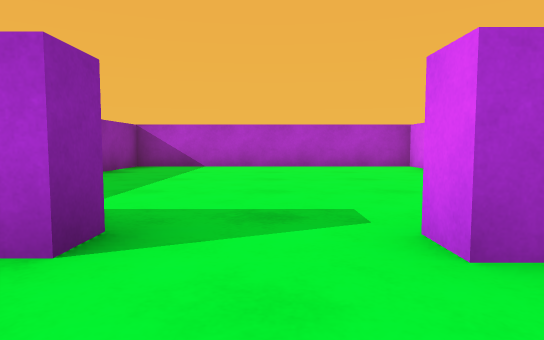
view 1 (above)

18 first-person views from a walk through a 3-D level made in the Unity game engine. The camera is 0.51 m above the floor, tilts 4° down and sees 75° across. The floor is counted in squares, 1 m on a side. Each view is taken from the middle of a square. On the plan, view 1 faces up. The plan holds only what a view shows up to about 9 squares ahead; the rest is blank.

view 2
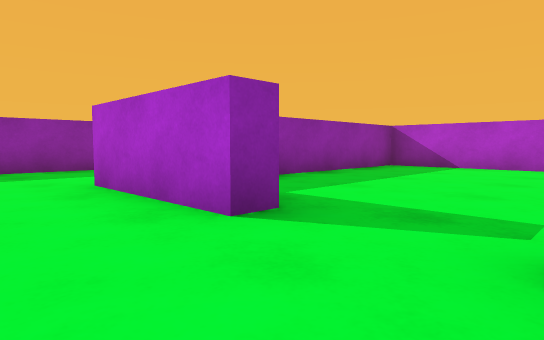

view 3
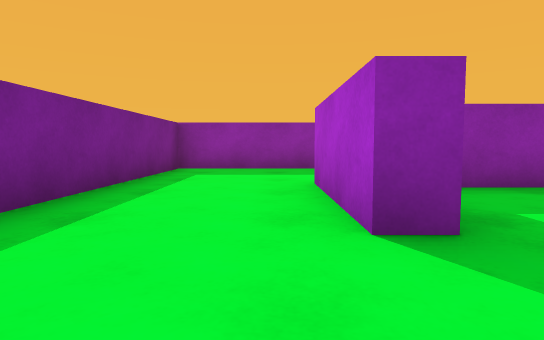

view 4
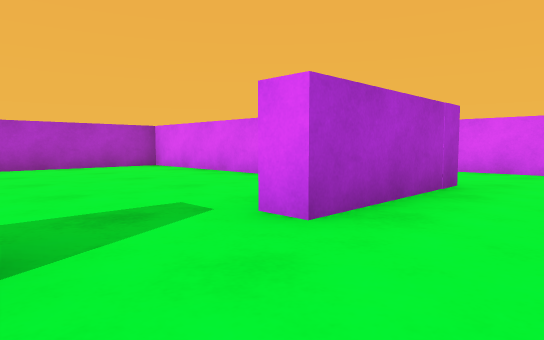

view 5
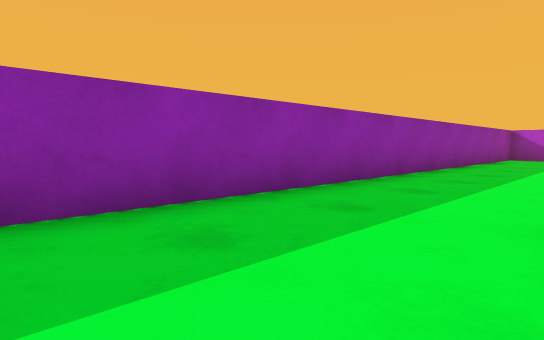

view 6
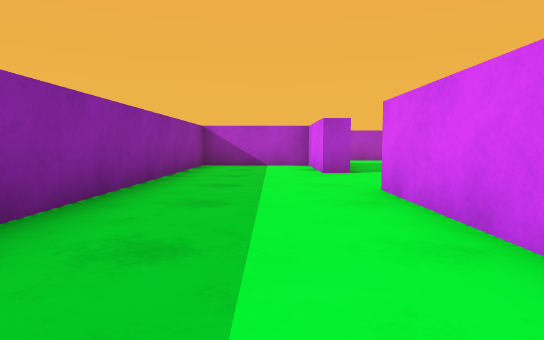

view 7
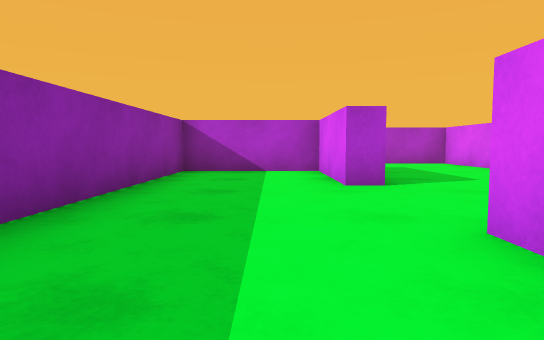

view 8
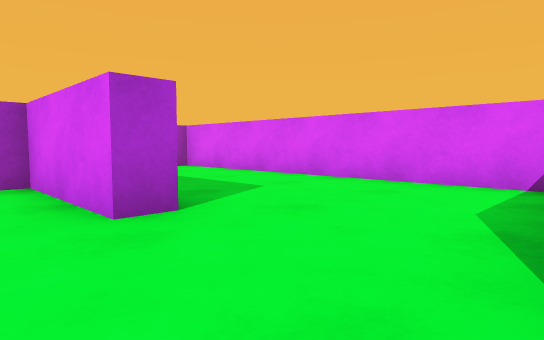

view 9
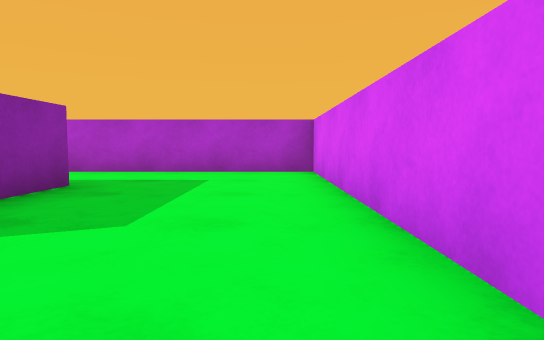

view 10
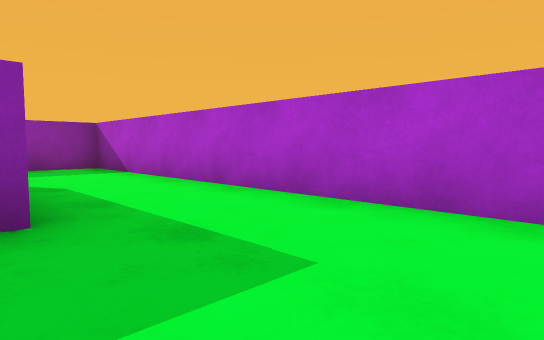

view 11
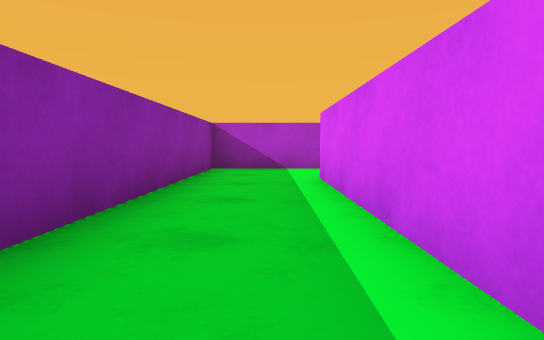

view 12
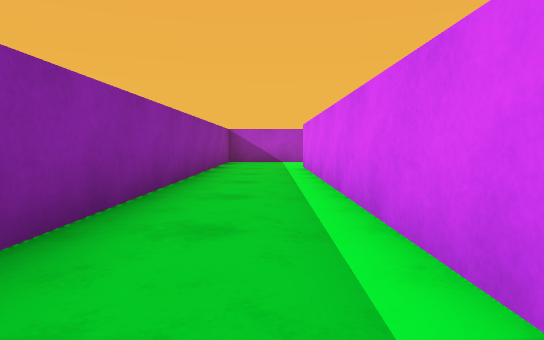

view 13
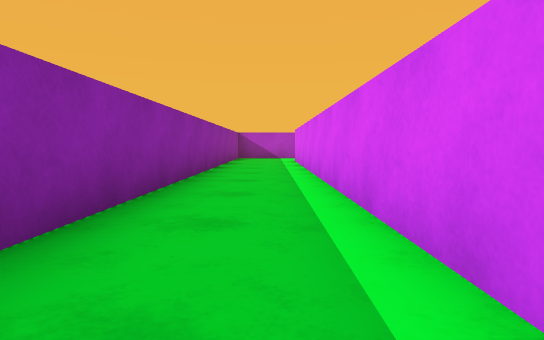

view 14
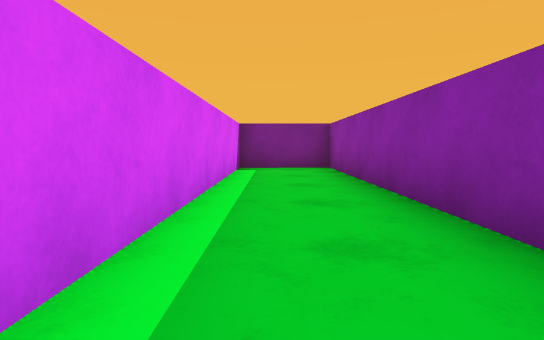

view 15
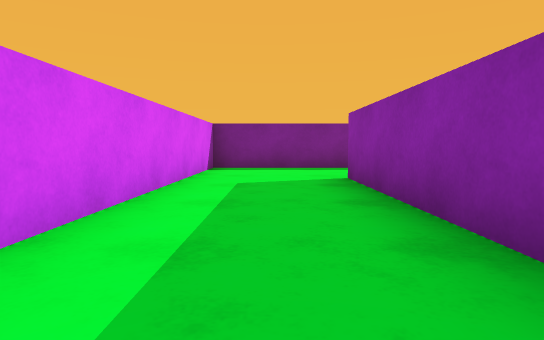

view 16
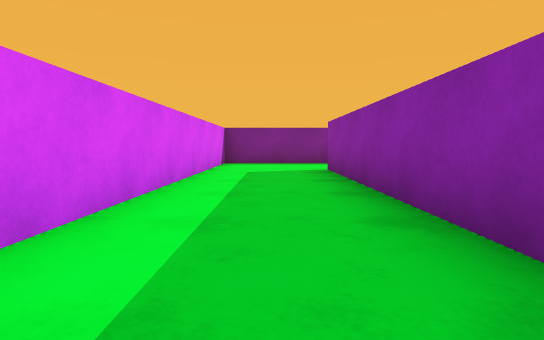

view 17
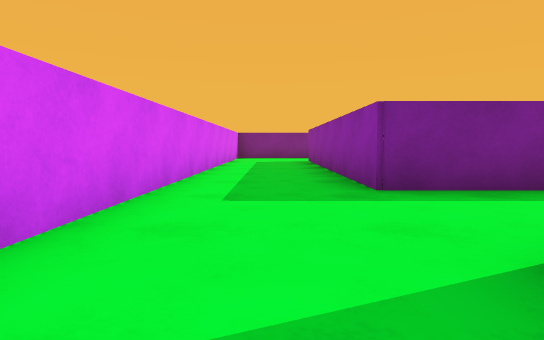

view 18
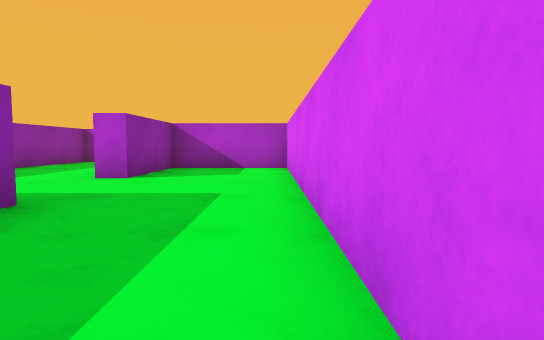

### Floor plan
Points are (right, up) in squares from view 1. A wall is a line through its corners. A room is listed if a view was taken in it or the views show most of it. See-through windows are left out.
Room 1 (views 1, 2, 3, 4, 5, 6, 7, 8, 15, 16, 17, 18)
walls: (-1, 2.1) (-1, 1.6) (-3.8, 1.6); (3.2, -1.1) (6.3, -1.1) (6.3, 14) (3.8, 14) (3.8, 11.5); (-3.7, 6.5) (-3.7, 9.1); (3.8, 9) (3.8, 1.6) (0.9, 1.6) (0.9, 2.1); (-3.5, 11.5) (-4.1, 11.5) (-4.1, 14) (-6.8, 14) (-6.8, -1.1) (-1.6, -1.1)
ways out: opening at (-4, 10.5) to room 2; opening at (0, 2) to room 3; opening at (4, 10.5)
Room 2 (views 9, 10, 11, 12, 13, 14)
walls: (-3.6, 14.5) (-3.6, 13.2); (-0.2, 9.5) (-0.2, 16.8) (-9.3, 16.8) (-9.3, -1.1) (-7.3, -1.1) (-7.3, 14.5)
ways out: opening at (-4, 10.5) to room 1
Room 3 (no view inside)
walls: (3.3, 4.6) (3.3, 8.5) (-3.2, 8.5) (-3.2, 3.2)
ways out: opening at (0, 2) to room 1

Where each view was taken, in squares from view 1:
view 1: 0 up, 0 right, facing up
view 2: 0 up, 1 right, facing up-left
view 3: 1 up, 1 right, facing left
view 4: 0 up, 1 left, facing up-right
view 5: 0 up, 4 left, facing up-left
view 6: 5 up, 5 left, facing up
view 7: 7 up, 5 left, facing up
view 8: 9 up, 5 left, facing up-right
view 9: 10 up, 1 left, facing up
view 10: 14 up, 1 left, facing up-left
view 11: 9 up, 8 left, facing up
view 12: 6 up, 8 left, facing up
view 13: 3 up, 8 left, facing up
view 14: 7 up, 8 left, facing down
view 15: 7 up, 5 right, facing down
view 16: 9 up, 5 right, facing down
view 17: 13 up, 5 right, facing down
view 18: 6 up, 6 right, facing up
